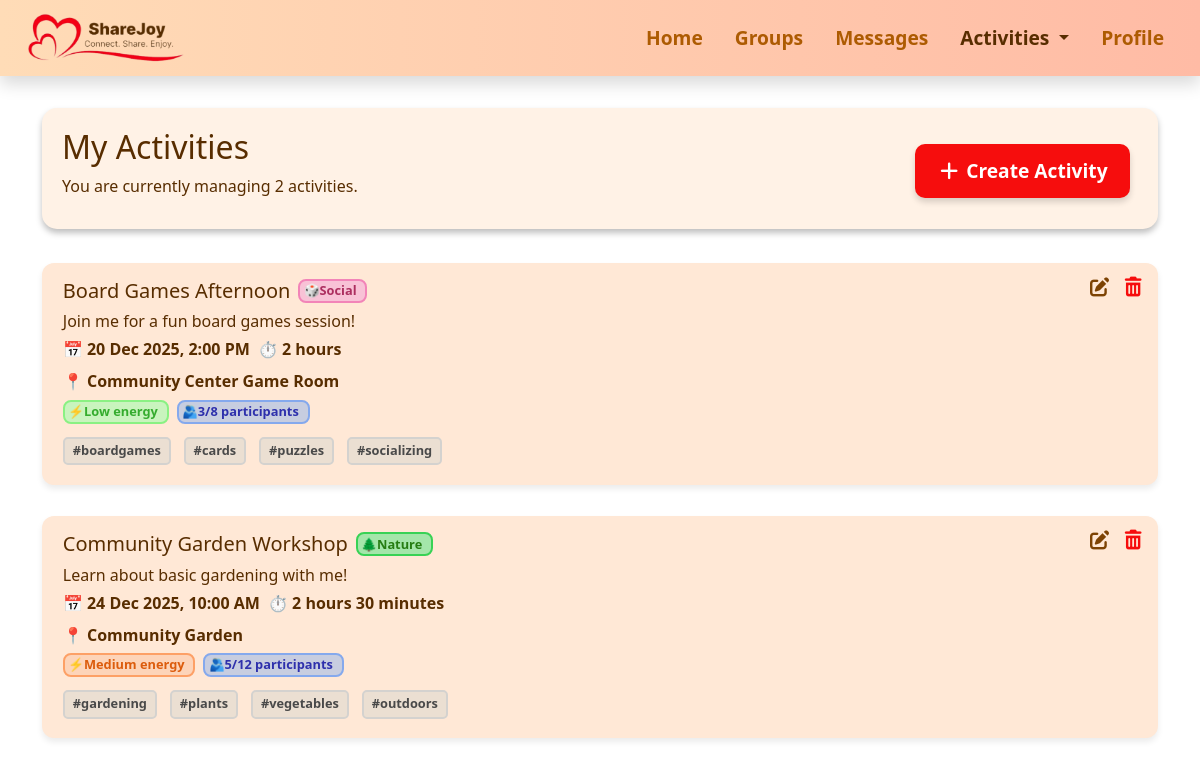
The page /activities on the database as committed earlier.
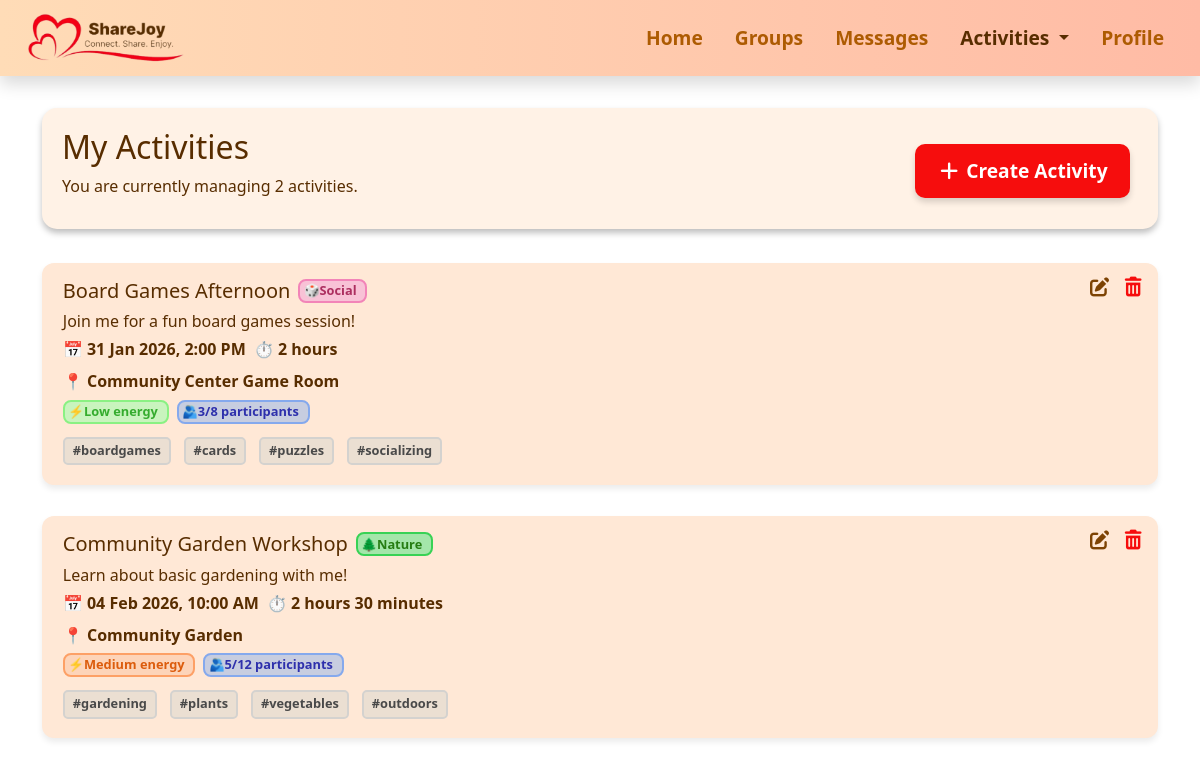
The same page on the database as committed later.
### activities.py (models this page shows)
class Activity(db.Model):
    id = db.Column(db.Integer, primary_key=True)
    name = db.Column(db.String(100))
    description = db.Column(db.Text)
    date = db.Column(db.String(20))
    time = db.Column(db.String(10))
    duration_hours = db.Column(db.Integer)
    duration_minutes = db.Column(db.Integer)
    format_type = db.Column(db.String(20))
    location = db.Column(db.String(100))
    type = db.Column(db.String(50))
    energy = db.Column(db.String(10))
    max_participants = db.Column(db.Integer)
    participants = db.Column(db.Integer)
    tags = db.Column(db.String(200))
    creator = db.Column(db.String(50))
    join_activity = db.Column(db.String(50))

### app.py (the view)
@app.route("/activities")
def activities():
    current_user = get_current_user()
    activities = (Activity.query.filter_by(creator=current_user).order_by(Activity.date.asc()).all())
    for activity in activities:
        activity.tags = activity.tags.split(",") if activity.tags else []
        try:
            parsed_date = datetime.strptime(activity.date, "%Y-%m-%d")
        except ValueError:
            parsed_date = datetime.strptime(activity.date, "%d %b %Y")
        activity.display_date = parsed_date.strftime("%d %b %Y")
        try:
            parsed_time = datetime.strptime(activity.time, "%H:%M")
        except ValueError:
            parsed_time = datetime.strptime(activity.time, "%I:%M %p")
        activity.display_time = parsed_time.strftime("%I:%M %p").lstrip("0")
    num_activities = len(activities)
    return render_template(
        "activities.html",
        title="Activities",
        num_activities=num_activities,
        activities=activities
    )

### app.py (called while the page is built)
def get_current_user():
    return "me"

### templates/activities.html (shortened to what the changed rows need)
{% extends "base.html" %}
{% block extra_css %}
<link rel="stylesheet" href="{{ url_for('static', filename='css/activities.css') }}">
{% endblock %}
{% block content %}
<div class="section-box d-flex flex-column flex-md-row justify-content-between align-items-start align-items-md-center">
    <div>
        <h1>My Activities</h1>
    </div>
</div>
<div class="row">
    {% for activity in activities %}
    <div class="col-12 card-spacing">
        <div class="activity-card position-relative">
            <div class="card-actions position-absolute top-0 end-0 d-flex gap-0">
                <button type="button" class="btn edit" data-action="edit"
                    data-url="{{ url_for('edit_activity', activity_id=activity.id) }}">
                    <i class="fa-solid fa-pen-to-square"></i>
                </button>
                <form method="post" action="{{ url_for('activity_delete', activity_id=activity.id) }}"
                    class="d-inline delete-form">
                    <button type="button" class="btn delete" data-action="delete">
                        <i class="fa-solid fa-trash-can"></i>
                    </button>
                </form>
            </div>
            <div class="text">
                <div class="d-flex align-items-center gap-2 spacing">
                    <h5 class="mb-0">{{ activity.name }}</h5>
                    {% if activity.type == 'Creative Arts' %}
                    <span class="badge badge-creativearts">🎨Creative Arts</span>
                    {% elif activity.type == 'Social' %}
                    <span class="badge badge-social">🎲Social</span>
                    {% elif activity.type == 'Learning' %}
                    <span class="badge badge-learning">📖Learning</span>
                    {% elif activity.type == 'Physical' %}
                    <span class="badge badge-physical">🏃Physical</span>
                    {% elif activity.type == 'Nature' %}
                    <span class="badge badge-nature">🌲Nature</span>
                    {% elif activity.type == 'Technology' %}
                    <span class="badge badge-technology">💻Technology</span>
                    {% endif %}
                </div>
                <p>{{ activity.description }}</p>
                <div class="d-flex flex-wrap gap-2 fw-semibold spacing">
                    <span>
                        📅 {{ activity.display_date }}, {{ activity.display_time }}
                    </span>
                    <span>⏱
                        {% set h = activity.duration_hours %}
                        {% set m = activity.duration_minutes %}
                        {% if h and m %}
                        {{ h }} hour{% if h > 1 %}s{% endif %} {{ m }} minute{% if m > 1 %}s{% endif %}
                        {% elif h %}
                        {{ h }} hour{% if h > 1 %}s{% endif %}
                        {% elif m %}
                        {{ m }} minute{% if m > 1 %}s{% endif %}
                        {% else %}
                        0 minutes
                        {% endif %}
                    </span>
                    <div class="col-12">
                        {% if activity.format_type|lower == 'online' %}
                        🖥️ Online
                        {% else %}
                        📍 {{ activity.location }}
                        {% endif %}
                    </div>
                </div>
                <div class="d-flex flex-wrap gap-2 spacing">
                    <span class="badge
                    {% if activity.energy == 'Low' %}energy-low
                    {% elif activity.energy == 'Medium' %}energy-medium
                    {% elif activity.energy == 'High' %}energy-high
                    {% endif %}">
                        ⚡{{ activity.energy }} energy
                    </span>
                    <span class="badge participants">🫂{{ activity.participants }}/{{ activity.max_participants }}
                        participants</span>
                </div>
                <div class="activity-tags">
                    {% for tag in activity.tags %}
                    <span>#{{ tag }}</span>
                    {% endfor %}
                </div>
            </div>
        </div>
    </div>
    {% endfor %}
</div>
{% endblock %}

Rows that differ between the two databases and show on the page:
changed Activity "Board Games Afternoon": display_date "20 Dec 2025" → "31 Jan 2026"
changed Activity "Community Garden Workshop": display_date "24 Dec 2025" → "04 Feb 2026"
